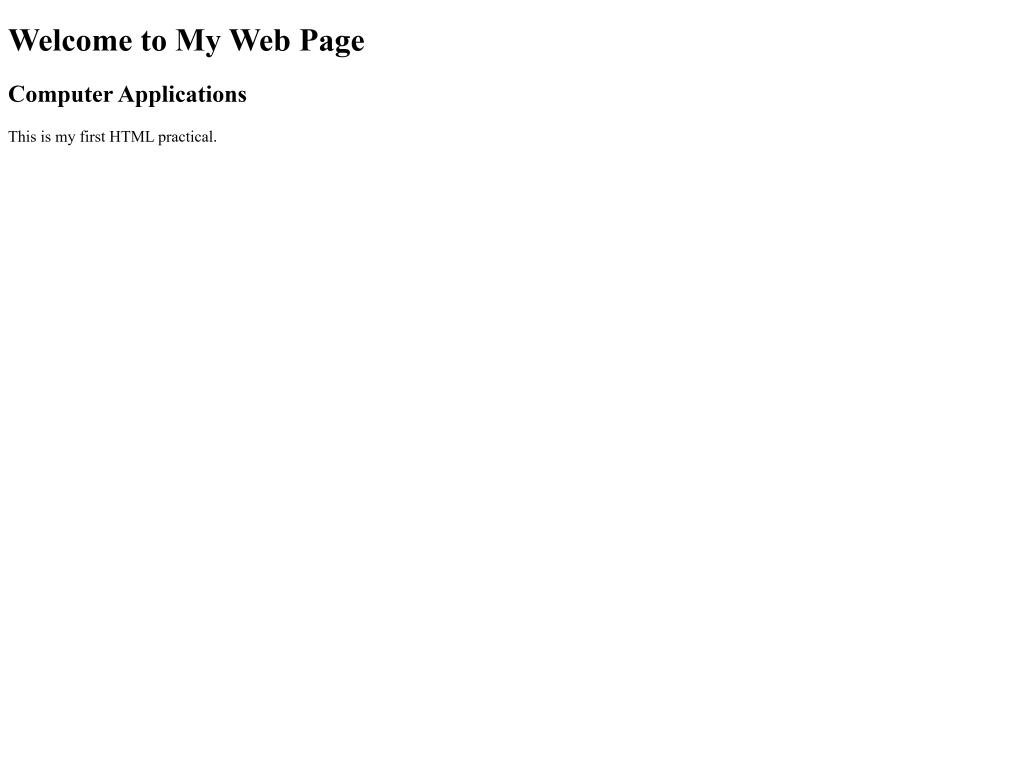
#> input picture 01-Projects/projects/manas html practical grade 10/screenshots/practical1.png, 4096 x 3072 px (shown at 1/4 size); its folder holds 4 pictures in this run
$ python build_practical_pdf.py
#> lines starting #> are read from the running program, lines starting #| are printed output that depends on the picture; after the words box and inside, x2 and y2 are one past the last pixel; in counts of white or black regions, pixels touching at a corner belong together
import glob
import os
from PIL import Image, ImageChops
import pymupdf

FOLDER = r"C:\Users\Kanchan Verma\OneDrive\Desktop\Opencode\01-Projects\projects\manas html practical grade 10"
SHOTS = os.path.join(FOLDER, "screenshots")
CROPS = os.path.join(SHOTS, "cropped")
SRC = r"C:\Users\Kanchan Verma\Downloads\Grade_10_Computer_Applications_165_HTML_Practical_File.pdf"
OUT = os.path.join(FOLDER, "Grade_10_HTML_Practical_File_with_outputs.pdf")

os.makedirs(CROPS, exist_ok=True)


def crop_to_content(src_png, dst_png, pad=24):
#> called with pad = 24
    im = Image.open(src_png).convert("RGB")
#> im is the input picture: PIL image 4096x3072 RGB; min 0, max 255, mean 253.6
    bg = Image.new("RGB", im.size, (255, 255, 255))
#> bg: PIL image 4096x3072 RGB; every value is 255
    diff = ImageChops.difference(im, bg)
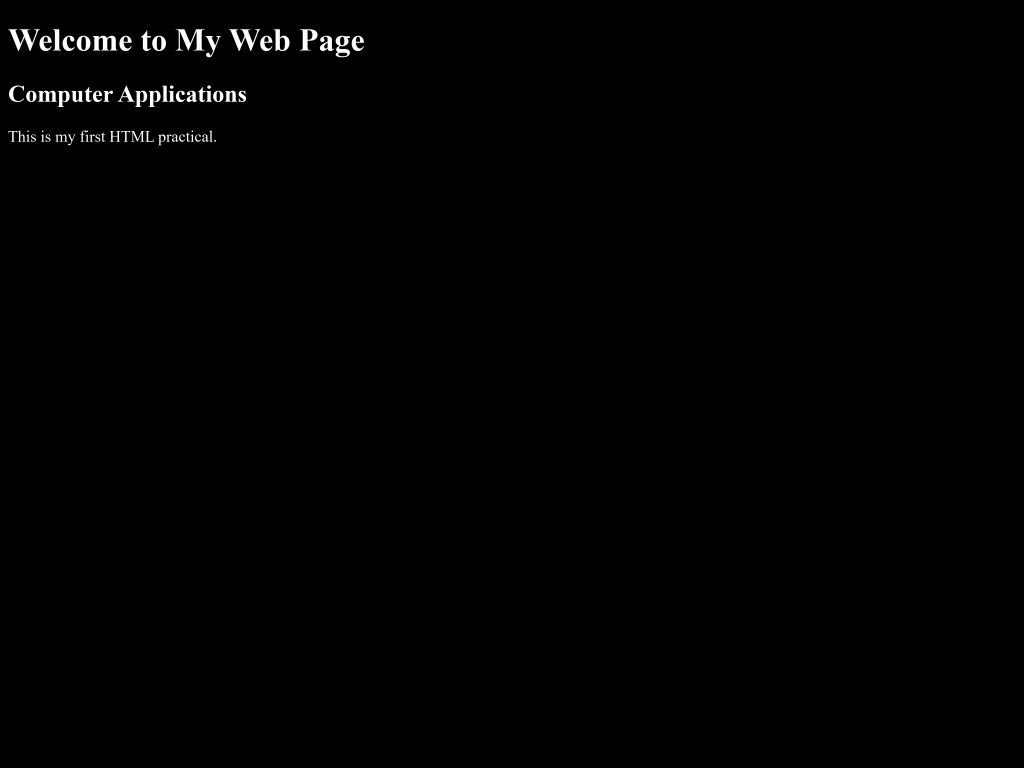
#> diff: PIL image 4096x3072 RGB (shown at 1/4 size); min 0, max 255, mean 1.4
    mask = diff.convert("L").point(lambda v: 255 if v > 18 else 0)
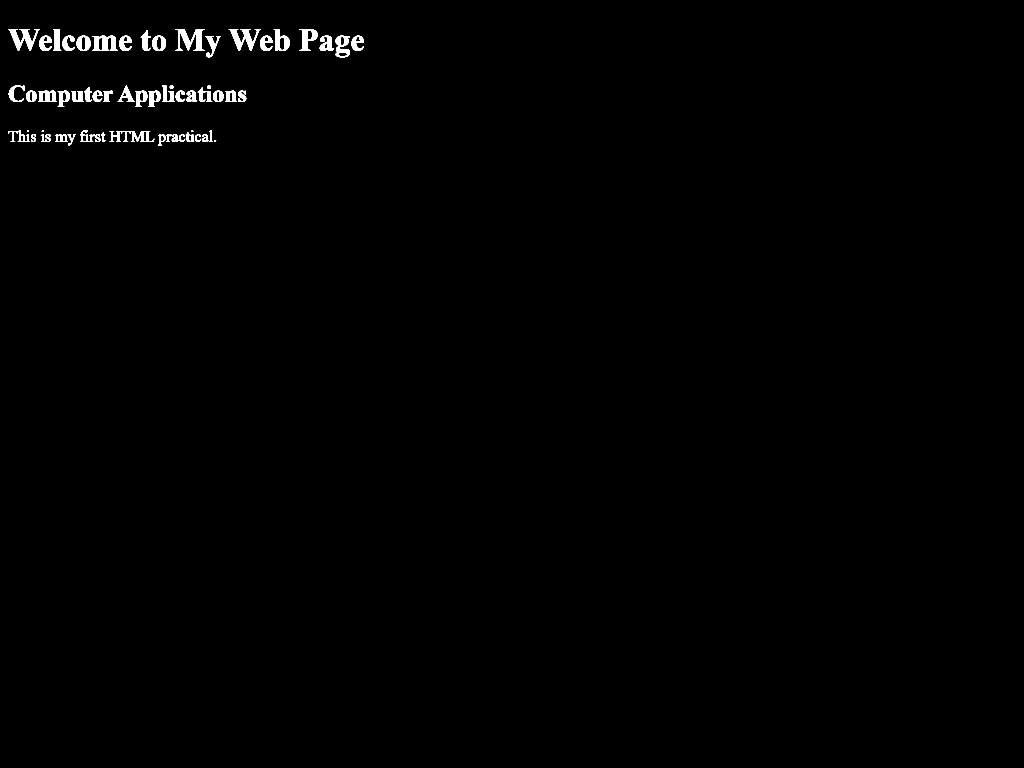
#> mask: PIL image 4096x3072 L (shown at 1/4 size); 0.62% white; 70 white regions, largest, box (x1, y1, x2, y2) and area: (702, 117, 819, 202) 4543, (33, 117, 160, 204) 4176, (915, 117, 1042, 204) 4176
    bbox = mask.getbbox() or (0, 0, im.width, im.height)
#> bbox = (33, 117, 1456, 581)
    x0, y0, x1, y1 = bbox
#> x0 = 33; y0 = 117; x1 = 1456; y1 = 581
    x0, y0 = max(0, x0 - pad), max(0, y0 - pad)
#> x0 = 9; y0 = 93
    x1, y1 = min(im.width, x1 + pad), min(im.height, y1 + pad)
#> x1 = 1480; y1 = 605
    im.crop((x0, y0, x1, y1)).save(dst_png, "PNG")
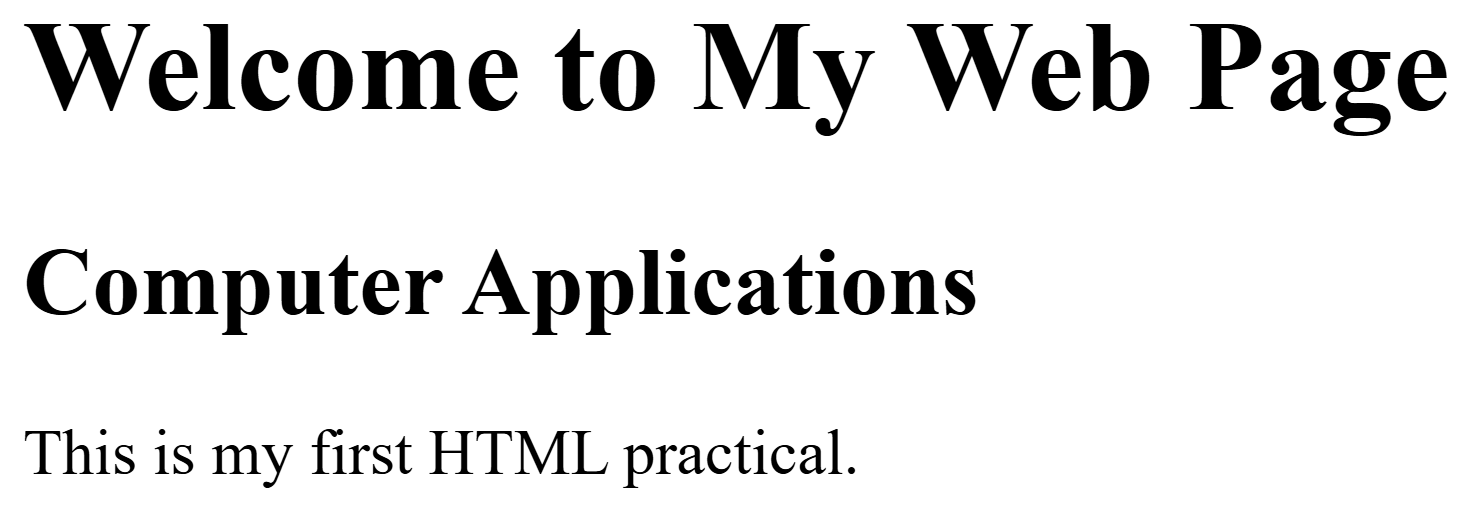
#> saved as practical1.png: PIL image 1471x512 RGB; min 0, max 255, mean 230.9
    return x1 - x0, y1 - y0


for png in sorted(glob.glob(os.path.join(SHOTS, "*.png"))):
    base = os.path.splitext(os.path.basename(png))[0]
    crop_to_content(png, os.path.join(CROPS, base + ".png"))
    Image.open(os.path.join(CROPS, base + ".png")).convert("RGB").save(
        os.path.join(CROPS, base + ".jpg"), "JPEG", quality=92, dpi=(300, 300), optimize=True
    )
#> pass 2 of the loop `for png in sorted(glob.glob(os.path.join(SHOTS, "*.png"))):`:
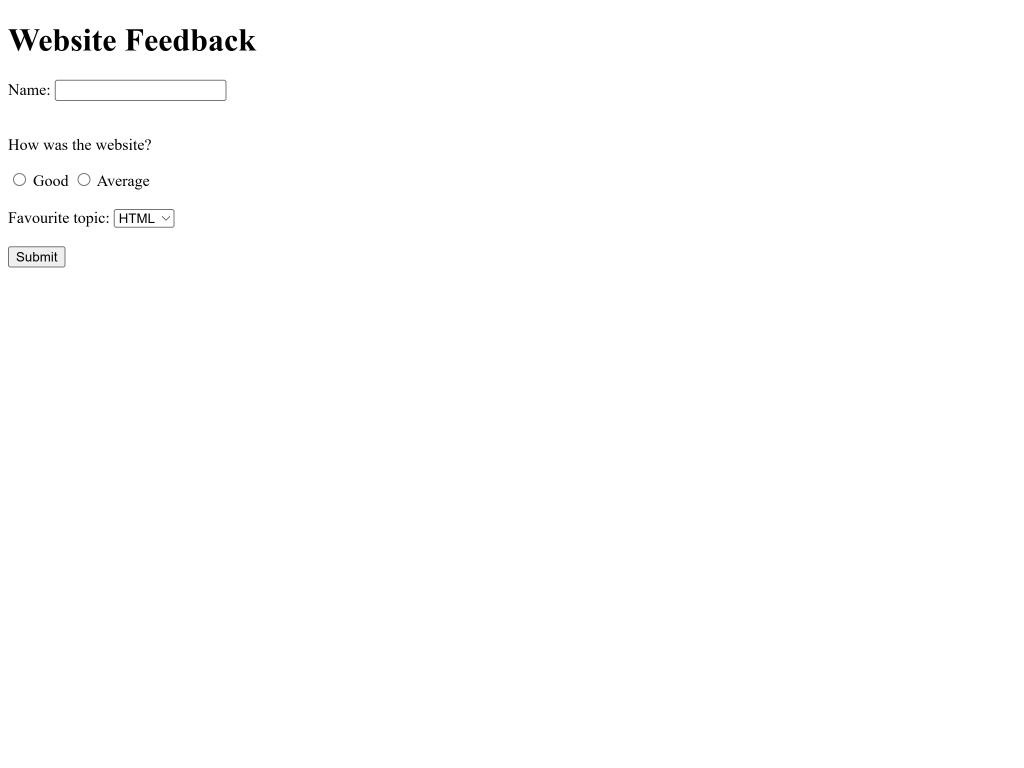
#> input picture 01-Projects/projects/manas html practical grade 10/screenshots/practical10.png, 4096 x 3072 px (shown at 1/4 size)
#> in crop_to_content, im is the input picture: PIL image 4096x3072 RGB; min 0, max 255, mean 253.8
#> in crop_to_content (call 2), `mask = diff.convert("L").point(lambda v: 255 if v > 18 else 0)`:
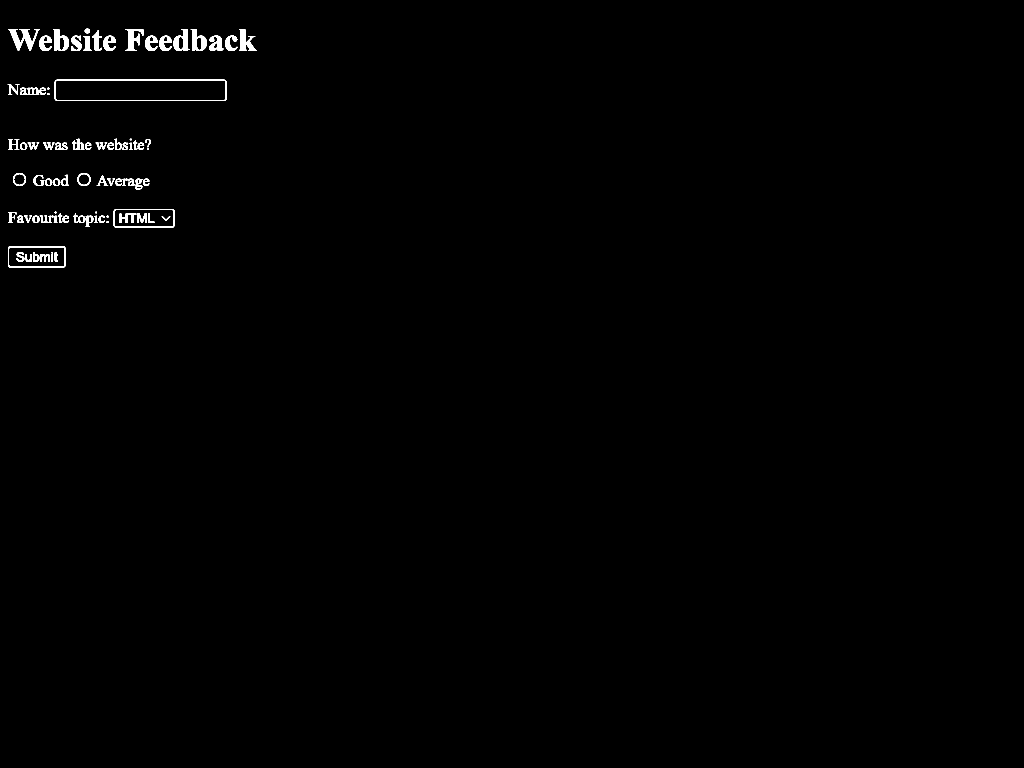
#> mask: PIL image 4096x3072 L (shown at 1/4 size); 0.55% white; 87 white regions, largest, box (x1, y1, x2, y2) and area: (219, 319, 906, 404) 6052, (33, 117, 160, 204) 4176, (500, 117, 573, 202) 2822
#> bbox = (31, 115, 1026, 1070)
#> in crop_to_content (call 2), `x0, y0, x1, y1 = bbox`: x0 = 31; y0 = 115; x1 = 1026; y1 = 1070
#> in crop_to_content (call 2), `x0, y0 = max(0, x0 - pad), max(0, y0 - pad)`: x0 = 7; y0 = 91
#> in crop_to_content (call 2), `x1, y1 = min(im.width, x1 + pad), min(im.height, y1 + pad)`: x1 = 1050; y1 = 1094
#> in crop_to_content (call 2), `im.crop((x0, y0, x1, y1)).save(dst_png, "PNG")`:
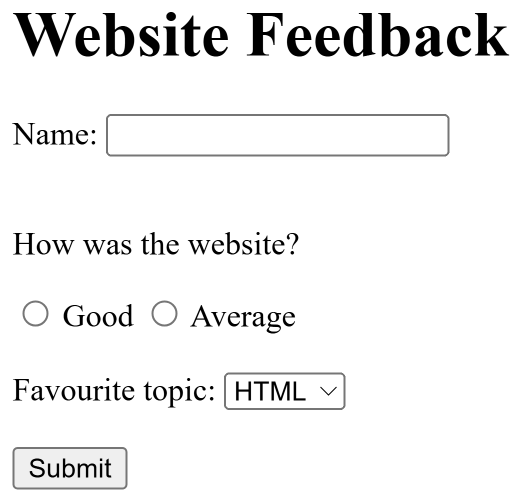
#> saved as practical10.png: PIL image 1043x1003 RGB (shown at 1/2 size); min 0, max 255, mean 241.1
#> pass 3 of the loop `for png in sorted(glob.glob(os.path.join(SHOTS, "*.png"))):`:
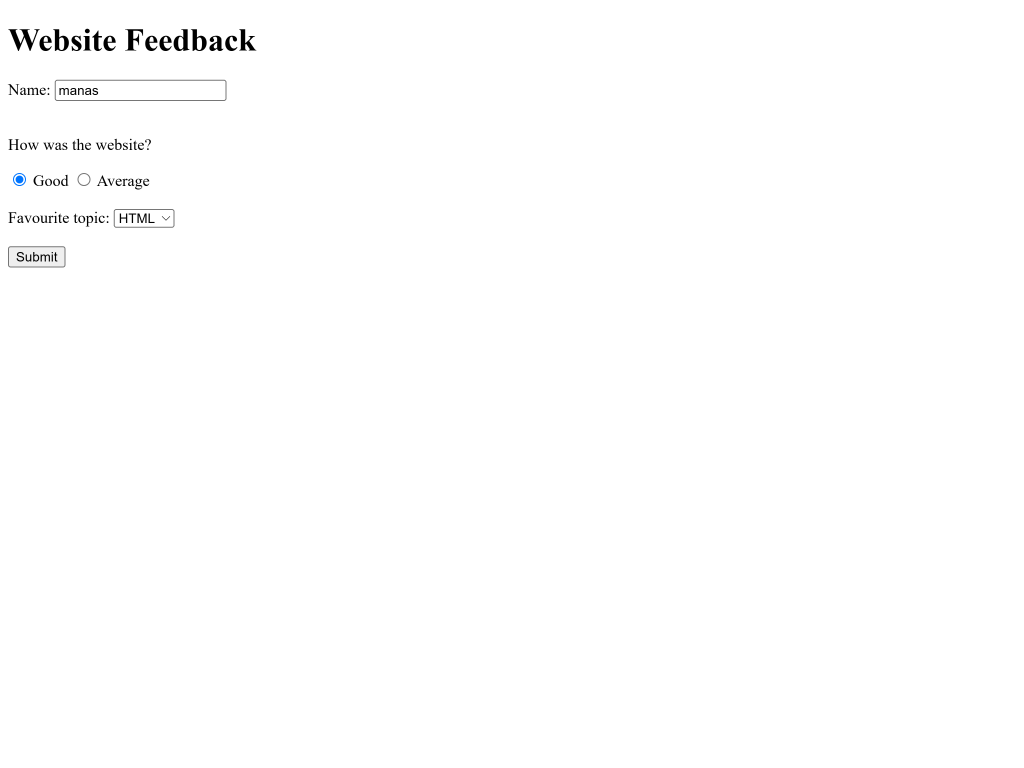
#> input picture 01-Projects/projects/manas html practical grade 10/screenshots/practical10_submitted.png, 4096 x 3072 px (shown at 1/4 size)
#> in crop_to_content, im is the input picture: PIL image 4096x3072 RGB; mean R, G, B 253.8, 253.8, 253.8
#> in crop_to_content (call 3), `mask = diff.convert("L").point(lambda v: 255 if v > 18 else 0)`:
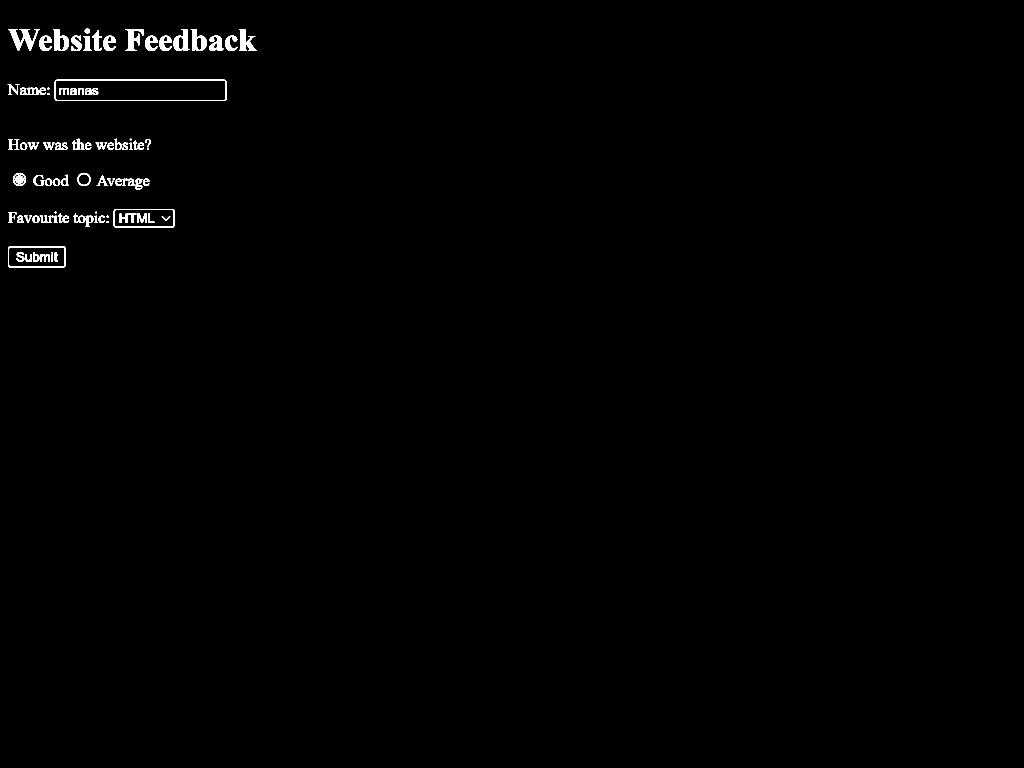
#> mask: PIL image 4096x3072 L (shown at 1/4 size); 0.57% white; 93 white regions, largest, box (x1, y1, x2, y2) and area: (219, 319, 906, 404) 6052, (33, 117, 160, 204) 4176, (500, 117, 573, 202) 2822
#> in crop_to_content (call 3), `x0, y0, x1, y1 = bbox`: x0 = 31; y0 = 115; x1 = 1026; y1 = 1070
#> in crop_to_content (call 3), `x0, y0 = max(0, x0 - pad), max(0, y0 - pad)`: x0 = 7; y0 = 91
#> in crop_to_content (call 3), `x1, y1 = min(im.width, x1 + pad), min(im.height, y1 + pad)`: x1 = 1050; y1 = 1094
#> in crop_to_content (call 3), `im.crop((x0, y0, x1, y1)).save(dst_png, "PNG")`:
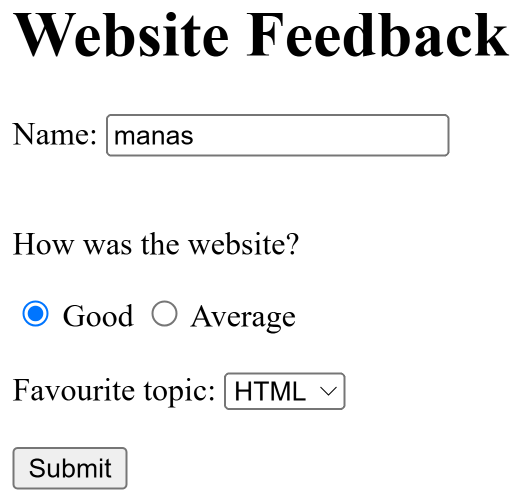
#> saved as practical10_submitted.png: PIL image 1043x1003 RGB (shown at 1/2 size); mean R, G, B 240.4, 240.6, 240.8
#> the loop made 4 passes; the first 3 are shown

#> (the run stopped early here; a loop or call above may not have finished)
